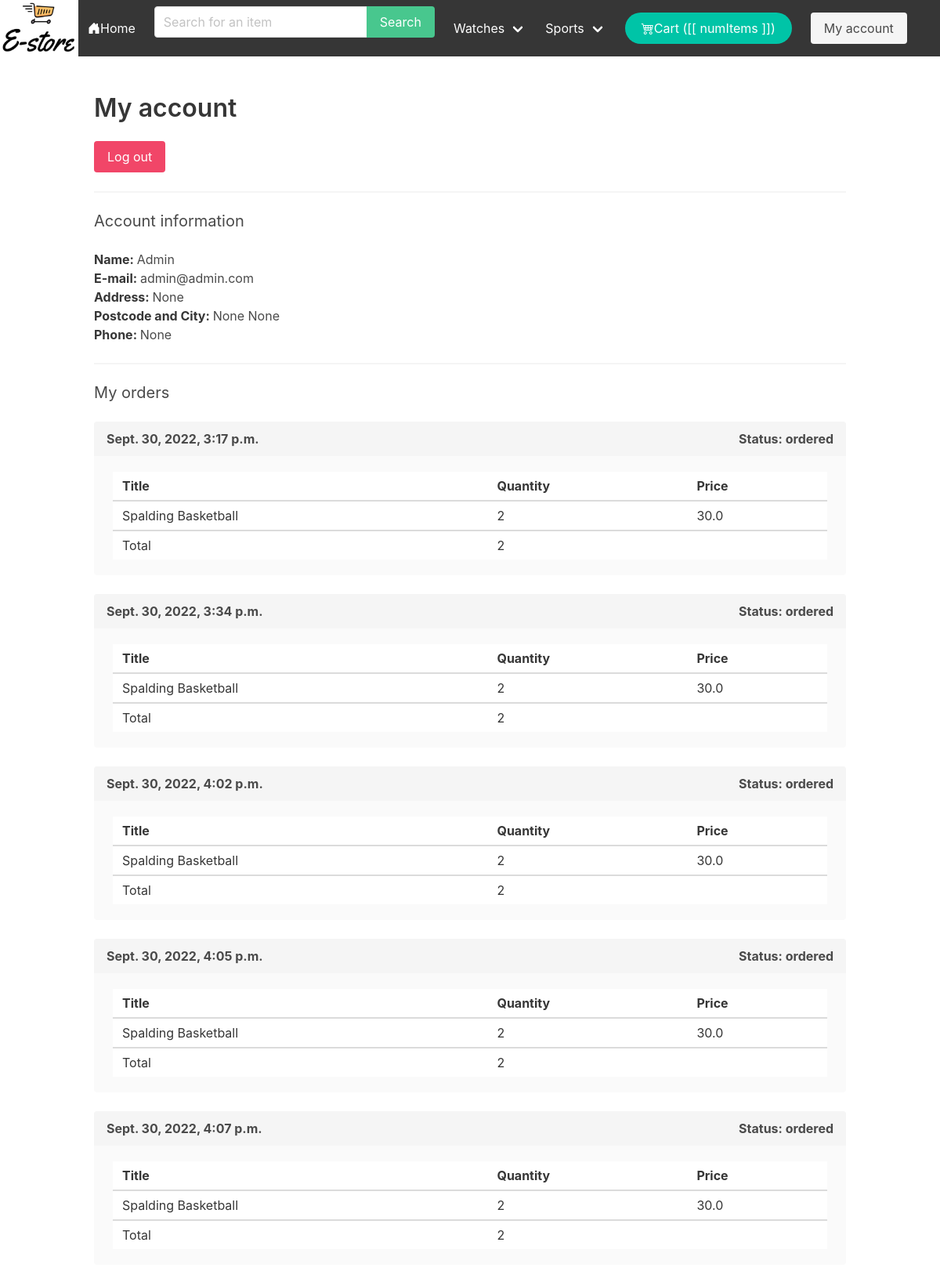
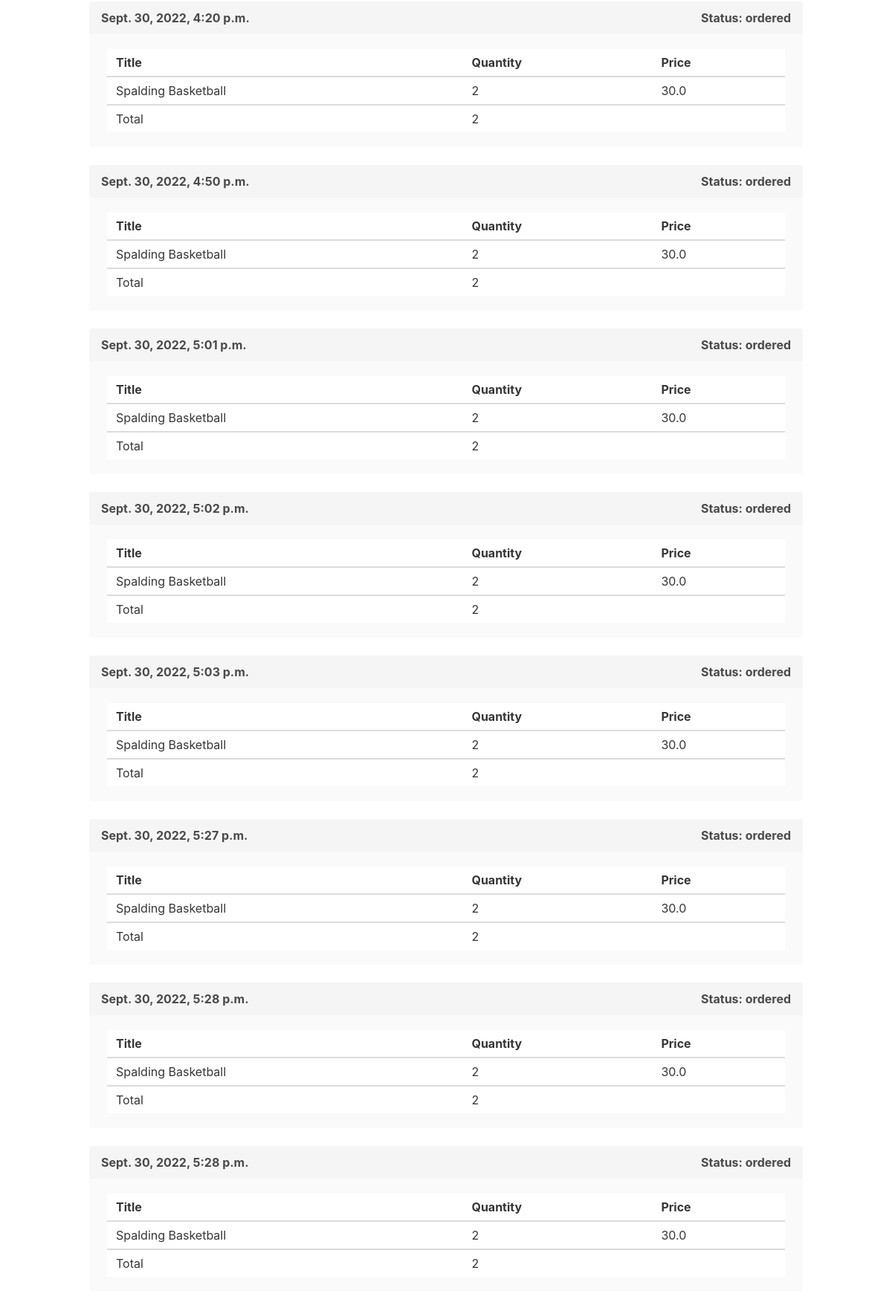
/myaccount/ (signed in, upper part), run on the app's committed database (2 pictures, top to bottom).
### apps/store/models.py (models this page shows, shortened)
class Category(models.Model):
    title = models.CharField(max_length=255)
    parent = models.ForeignKey('self', related_name='children', on_delete=models.CASCADE, blank=True, null=True)
    slug = models.SlugField(max_length=255)
    ordering = models.IntegerField(default=0)
    is_featured = models.BooleanField(default=False)
    class Meta:
        verbose_name_plural = "Categories"
        ordering = ('ordering', )

class Product(models.Model):
    category = models.ForeignKey(Category, related_name='products', on_delete=models.CASCADE)
    parent = models.ForeignKey('self', related_name='variants', on_delete=models.CASCADE, blank=True, null=True)
    title = models.CharField(max_length=255)
    slug = models.SlugField(max_length=255)
    description = models.TextField(blank=True, null=True)
    price = models.FloatField()
    featured = models.BooleanField(default=False)
    num_available = models.IntegerField(default=3)
    num_visits = models.IntegerField(default=0)
    last_visit = models.DateTimeField(blank=True, null=True)
    image = models.ImageField(upload_to="images/", blank=True, null=True)
    thumbnail = models.ImageField(upload_to="images/", blank=True, null=True)
    date_added = models.DateTimeField(auto_now_add=True)
    class Meta:
        ordering = ('-date_added',)

### apps/userprofile/models.py (models this page shows, shortened)
class Userprofile(models.Model):
    user = models.OneToOneField(User, related_name='userprofile', on_delete=models.CASCADE)
    address = models.CharField(max_length=255, blank=True, null=True)
    postcode = models.CharField(max_length=255, blank=True, null=True)
    city = models.CharField(max_length=255, blank=True, null=True)
    phone = models.CharField(max_length=255, blank=True, null=True)

### apps/order/models.py (models this page shows, shortened)
class Order(models.Model):
    ORDERED = 'ordered'
    SHIPPED = 'shipped'
    ARRIVED = 'arrived'
    STATUS_CHOICES = (
        (ORDERED, 'ordered'),
        (SHIPPED, 'shipped'),
        (ARRIVED, 'arrived'),
    )
    user = models.ForeignKey(User, related_name='orders', on_delete=models.SET_NULL, blank=True, null=True)
    first_name = models.CharField(max_length=100)
    last_name = models.CharField(max_length=100)
    email = models.CharField(max_length=100)
    address = models.CharField(max_length=100)
    postcode = models.CharField(max_length=100)
    city = models.CharField(max_length=100)
    phone = models.CharField(max_length=100)
    created_at = models.DateTimeField(auto_now_add=True)
    paid = models.BooleanField(default=False)
    amount_paid = models.FloatField(blank=True, null=True)
    used_coupon = models.CharField(max_length=50, blank=True, null=True)
    payment_intent = models.CharField(max_length=255)
    date_shipped = models.DateTimeField(blank=True, null=True)
    status = models.CharField(
                                max_length=20,
                                choices=STATUS_CHOICES,
                                default=ORDERED)
    def get_total_quantity(self):
        return sum(int(item.quantity) for item in self.items.all())

class Item(models.Model):
    order = models.ForeignKey(Order,
                              related_name='items',
                              on_delete=models.CASCADE)
    product = models.ForeignKey(Product, related_name='items',
                                on_delete=models.DO_NOTHING)
    price = models.FloatField()
    quantity = models.IntegerField(default=1)

### apps/userprofile/views.py (the view)
# urls.py: path('myaccount/', myaccount, name='myaccount'),
@login_required
def myaccount(request):
    return render(request, 'myaccount.html')

### apps/cart/cart.py (called while the page is built)
    def __iter__(self):
        product_ids = self.cart.keys()
        clean_product = []
        for p in product_ids:
            clean_product.append(p)
            self.cart[str(p)]['product'] = Product.objects.get(pk=p)
        for item in self.cart.values():
            item['total'] = float(item['price']) * int(item['quantity'])
            yield item

    def total_length(self):
        return sum(int(item['quantity']) for item in self.cart.values())

    def total_cost(self):
        return sum(float(item['total']) for item in self)

### apps/cart/context_processors.py (called while the page is built)
def cart(request):
    return{'cart': Cart(request)}

### apps/store/context_processors.py (called while the page is built)
def category_menu(request):
    categories = Category.objects.filter(parent=None)
    return {'category_menu': categories}

### apps/userprofile/templates/myaccount.html
{% extends 'base.html' %}
{% block content %}
    <h1 class="title">My account</h1>
    <a href="{% url 'logout' %}" class="button is-danger">Log out</a>
    <hr>
    <h2 class="subtitle">Account information</h2>
    <p><strong>Name: </strong>{{ request.user.get_full_name }}</p>
    <p><strong>E-mail: </strong>{{ request.user.email }}</p>
    <p><strong>Address: </strong>{{ request.user.userprofile.address }}</p>
    <p><strong>Postcode and City: </strong>{{ request.user.userprofile.postcode }} {{ request.user.userprofile.city }}</p>
    <p><strong>Phone: </strong>{{ request.user.userprofile.phone }}</p>
    <hr>
    <h2 class="subtitle">My orders</h2>
    {% for order in request.user.orders.all %}
        <article class="message is-light">
            <div class="message-header">
                <p>{{ order.created_at }}</p>
                <p><strong>Status: </strong>{{ order.status }}</p>
            </div>
            <div class="message-body">
                <table class="table is-striped is-fullwidth">
                    <thead>
                        <tr>
                            <th>Title</th>
                            <th>Quantity</th>
                            <th>Price</th>
                        </tr>
                    </thead>
                    <tbody>
                        {% for item in order.items.all %}
                            <tr>
                                <td>{{ item.product.title |title }}</td>
                                <td>{{ item.quantity }}</td>
                                <td>{{ item.price }}</td>
                            </tr>
                        {% endfor %}
                    </tbody>
                    <tfoot>
                        <tr>
                            <td>Total</td>
                            <td>{{ order.get_total_quantity }}</td>
                            <td>{{ order.paid_amount }}</td>
                        </tr>
                    </tfoot>
                </table>
            </div>
        </article>
    {% empty %}
        <p>You don't have any order yet...</p>
    {% endfor %}
{% endblock %}

### apps/core/templates/base.html (shortened to what this page needs)
<html>
 <head>
       {% load static %}
       <link rel="stylesheet" href="https://cdn.jsdelivr.net/npm/bulma@0.9.4/css/bulma.min.css">
       <link rel="stylesheet" href="https://cdn.jsdelivr.net/npm/bootstrap-icons@1.3.0/font/bootstrap-icons.css">
       <link rel="stylesheet" href="{{'/static/css/style.css/'}}">
 </head>
 <body>
       <nav class="navbar is-dark" id="navbarapp">
            <div class="navbar-brand">
                <img src="{{ '/static/images/logo.png' }}" alt="logo" width="100" height="70" class="d-inline-block">
                <a class="navbar-item" href="{% url 'home' %}">
                    <i class="bi bi-house-door-fill d-inline-block align-text-top"></i>
                    Home
                </a>
                <div id="main-navbar" class="navbar-menu" :class="{ 'is-active': menuClass }">
                    <div class="navbar-start">
                        <div class="navbar-item">
                            <form method="get" action="{% url 'search' %}">
                                <div class="field has-addons">
                                    <div class="control">
                                        <input type="text" class="input" placeholder="Search for an item" name="query">
                                    </div>
                                    <div class="control">
                                        <button class="button is-success">Search</button>
                                    </div>
                                </div>
                            </form>
                        </div>
                    </div>
                    <div class="navbar-end">
            {% for category in category_menu %}
                    {% if not category.children.all %}
                        <a  href="{% url 'category_details' category.slug %}" class="navbar-item">{{ category.title|title }}</a>
                    {% else %}
                        <div class="navbar-item has-dropdown is-hoverable">
                            <a href="{% url 'category_details' category.slug %}" class="navbar-link">{{ category.title }}</a>
                        </div>
                    {% endif %}
            {% endfor %}
            <div class="navbar-item">
                <a class="button is-primary is-rounded is-hovered" href="{% url 'cart' %}">
                    <i class="bi bi-cart4"></i>
                    Cart ([[ numItems ]])
                </a>
            </div>
            {% if request.user.is_authenticated %}
                <div class="navbar-item">
                    <a href="{% url 'myaccount' %}" class="button is-light">My account</a>
                </div>
            {% endif %}
            </div>
       </nav>
       <section class="section">
            <div class="container">
                {% block content %}
                {% endblock %}
            </div>
        </section>
 </body>
</html>

### data on the page
Category: title "Watches"
Category: title "Sports"
Order: created_at "Sept. 30, 2022, 3:17 p.m.", status "ordered", get_total_quantity "2"
Item: product "Spalding Basketball", quantity "2", price "30.0"
Order: created_at "Sept. 30, 2022, 3:34 p.m.", status "ordered", get_total_quantity "2"
Item: product "Spalding Basketball", quantity "2", price "30.0"
Order: created_at "Sept. 30, 2022, 4:02 p.m.", status "ordered", get_total_quantity "2"
Item: product "Spalding Basketball", quantity "2", price "30.0"
Order: created_at "Sept. 30, 2022, 4:05 p.m.", status "ordered", get_total_quantity "2"
Item: product "Spalding Basketball", quantity "2", price "30.0"
Order: created_at "Sept. 30, 2022, 4:07 p.m.", status "ordered", get_total_quantity "2"
Item: product "Spalding Basketball", quantity "2", price "30.0"
Order: created_at "Sept. 30, 2022, 4:20 p.m.", status "ordered", get_total_quantity "2"
Item: product "Spalding Basketball", quantity "2", price "30.0"
Order: created_at "Sept. 30, 2022, 4:50 p.m.", status "ordered", get_total_quantity "2"
Item: product "Spalding Basketball", quantity "2", price "30.0"
Order: created_at "Sept. 30, 2022, 5:01 p.m.", status "ordered", get_total_quantity "2"
Item: product "Spalding Basketball", quantity "2", price "30.0"
Order: created_at "Sept. 30, 2022, 5:02 p.m.", status "ordered", get_total_quantity "2"
Item: product "Spalding Basketball", quantity "2", price "30.0"
Order: created_at "Sept. 30, 2022, 5:03 p.m.", status "ordered", get_total_quantity "2"
Item: product "Spalding Basketball", quantity "2", price "30.0"
Order: created_at "Sept. 30, 2022, 5:27 p.m.", status "ordered", get_total_quantity "2"
Item: product "Spalding Basketball", quantity "2", price "30.0"
Order: created_at "Sept. 30, 2022, 5:28 p.m.", status "ordered", get_total_quantity "2"
Item: product "Spalding Basketball", quantity "2", price "30.0"
Order: created_at "Sept. 30, 2022, 5:28 p.m.", status "ordered", get_total_quantity "2"
Item: product "Spalding Basketball", quantity "2", price "30.0"

### other printed values
{{ request.user.get_full_name }} "Admin"
{{ request.user.email }} "admin@admin.com"
{{ request.user.userprofile.address }} "None"
{{ request.user.userprofile.postcode }} "None"
{{ request.user.userprofile.city }} "None"
{{ request.user.userprofile.phone }} "None"
